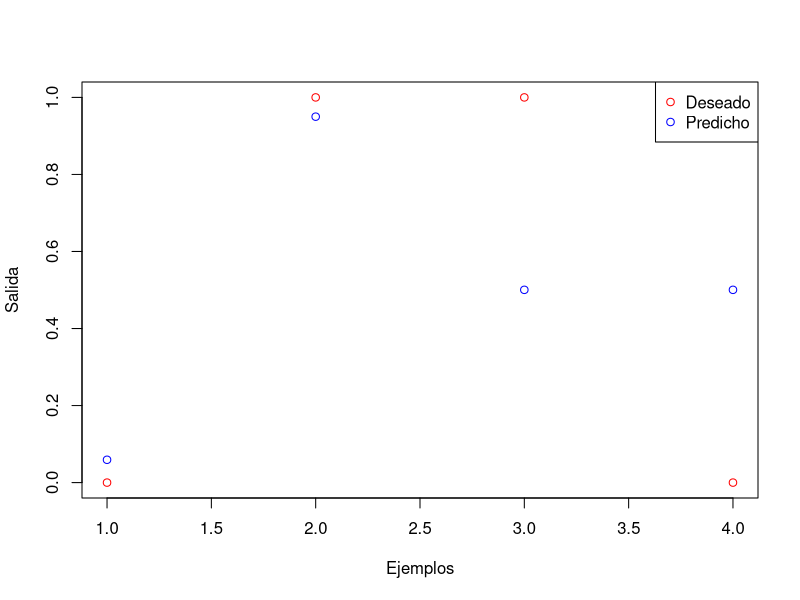

Generate this figure with R:

# Rscript ai.r

# Red Neuronal Artificial desde cero en R

# Función de activación sigmoide
sigmoid <- function(x) {
  1 / (1 + exp(-x))
}

# Derivada de la función sigmoide
sigmoid_derivative <- function(x) {
  x * (1 - x)
}

# Función para entrenar la red neuronal
train <- function(X, y, epochs, learning_rate) {
  # Inicializar pesos aleatorios
  set.seed(42)
  weights1 <- matrix(runif(ncol(X) * 5), nrow = ncol(X), ncol = 5)
  weights2 <- matrix(runif(5 * 1), nrow = 5, ncol = 1)

  for (epoch in 1:epochs) {
    # Forward propagation
    layer1 <- sigmoid(X %*% weights1)
    output <- sigmoid(layer1 %*% weights2)

    # Cálculo del error
    error <- y - output
    d_output <- error * sigmoid_derivative(output)

    # Backpropagation
    error_layer1 <- d_output %*% t(weights2)
    d_layer1 <- error_layer1 * sigmoid_derivative(layer1)

    # Actualización de pesos
    weights2 <- weights2 + t(layer1) %*% d_output * learning_rate
    weights1 <- weights1 + t(X) %*% d_layer1 * learning_rate

    # Mostrar el error en cada época
    if (epoch %% 100 == 0) {
      cat("Epoch:", epoch, "Error:", mean(abs(error)), "\n")
    }
  }

  list(weights1 = weights1, weights2 = weights2, output = output)
}

# Datos de ejemplo
X <- matrix(c(0,0,1,1,0,1,0,1), nrow = 4, byrow = TRUE)
y <- matrix(c(0,1,1,0), nrow = 4, byrow = FALSE)

# Entrenar la red neuronal
result <- train(X, y, epochs = 10000, learning_rate = 0.1)

pdf("AI.pdf")

# Generar el gráfico
plot(y, type = "p", col = "red", ylim = c(0, 1), ylab = "Salida", xlab = "Ejemplos")
points(result$output, col = "blue")
legend("topright", legend = c("Deseado", "Predicho"), col = c("red", "blue"), pch = 1)

dev.off()

# REFERENCIA
# Oscar Núñez Mori. Jaén 08 de Julio de 2024. Basado en:
# - OpenAI (2024). ChatGPT (Ver. 08 Jul.) [Red Neuronal Simple en R].
#   https://chatgpt.com/share/f5665642-9b92-431b-bad9-7403ba1042a2

